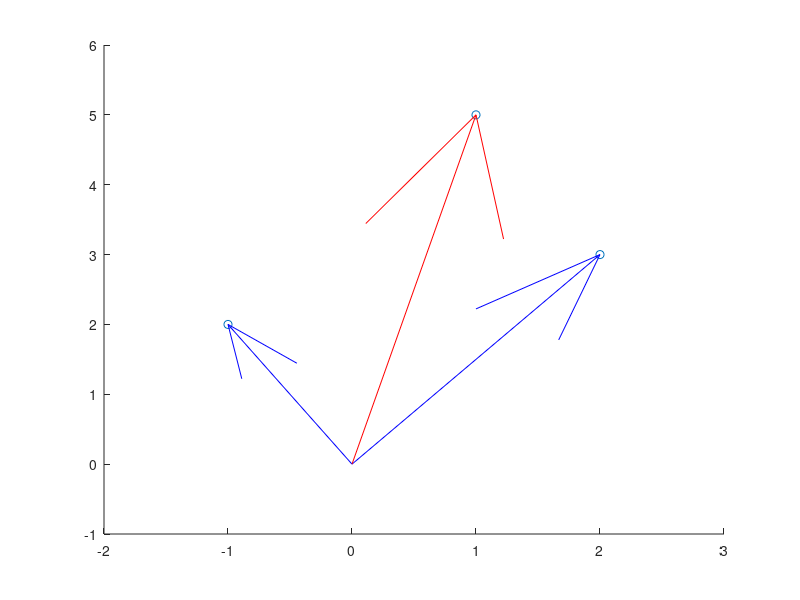
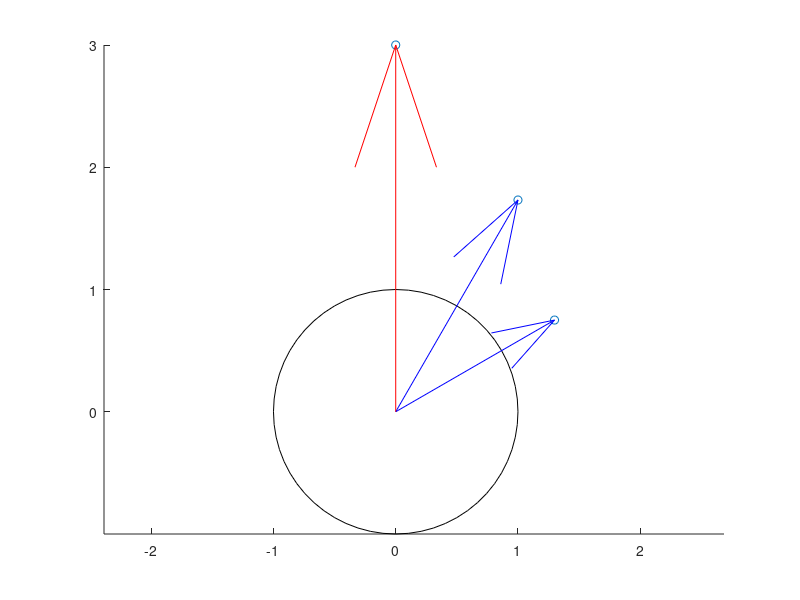

MATLAB code to generate these figures, in order:
%% Complex Numbers %%
z1 =2+3j;
z2 =-1+2j;
z3 = z1 + z2;
z4 = (3/2)*exp(1j*(pi/6));
z5 = 2*exp(1j*(pi/3));
z6 = z4 * z5;
abs_z4 = abs(z4); 
abs_z5 = abs(z5);
abs_z6 = abs(z6);
ang_z4 = angle(z4);
ang_z5 = angle(z5);
ang_z6 = angle(z6);
%%%%%%%%%%%%%%%%%%%%%%%%%%%%%%%%%%%%%%%
%%%%%%%%%%↓ Do not change ↓%%%%%%%%%%%%%%%%%%%%
%%%%%%%%%%%%%%%%%%%%%%%%%%%%%%%%%%%%%%%
close all;
hold on;
plot([z1; z2; z3], 'o');
axis([-2 3 -1 6])
quiver(0, 0, real(z1), imag(z1), 0, 'Color', [0 0 1]);
quiver(0, 0, real(z2), imag(z2), 0, 'Color', [0 0 1]);
quiver(0, 0, real(z3), imag(z3), 0, 'Color', [1 0 0]);

figure 
hold on;
axis equal;
plot([z4; z5; z6], 'o');
rectangle('Position',[-1 -1 2 2], 'Curvature', 1, 'EdgeColor', 'k');
quiver(0, 0, real(z4), imag(z4), 0, 'Color', [0 0 1]);
quiver(0, 0, real(z5), imag(z5), 0, 'Color', [0 0 1]);
quiver(0, 0, real(z6), imag(z6), 0, 'Color', [1 0 0]);